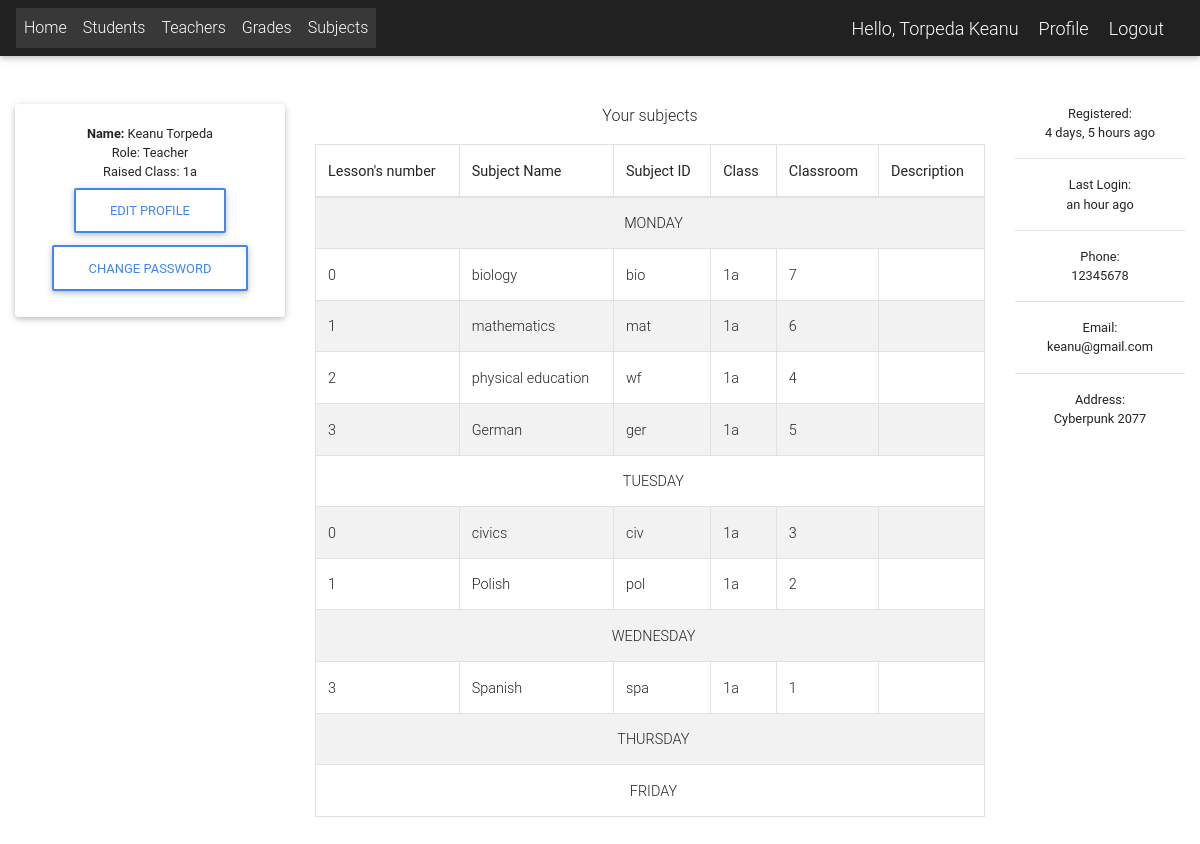
/profile/ (signed in), run on the app's committed database.
### app/models.py (models this page shows, shortened)
class User(AbstractUser):
    is_student = models.BooleanField(default=False)
    is_teacher = models.BooleanField(default=False)
    is_director = models.BooleanField(default=False)
    phone = models.CharField(max_length=60, blank=True, null=True)
    address = models.CharField(max_length=60, blank=True, null=True)
    email = models.EmailField(blank=True, null=True)
    username_validator = ASCIIUsernameValidator()
    def get_full_name(self):
        full_name = self.username
        if self.first_name and self.last_name:
            full_name = self.last_name + " " + self.first_name
        return full_name

class Teacher(models.Model):
    user = models.OneToOneField(User, on_delete=models.CASCADE)

class Class(models.Model):
    year = models.CharField(choices=YEAR, max_length=1, blank=True)
    branch = models.CharField(choices=BRANCH, max_length=1, blank=True)
    session = models.ForeignKey(Session, on_delete=models.SET_NULL, blank=True, null=True)
    supervising_teacher = models.ForeignKey(Teacher, on_delete=models.SET_NULL, blank=True, null=True)
    class Meta:
        verbose_name_plural = 'Classes'

class Subject(models.Model):
    subjectName = models.CharField(choices=SUBJECTS, max_length=200)
    subjectCode = models.CharField(max_length=200, unique=True)
    teacher = models.ForeignKey(Teacher, on_delete=models.SET_NULL, null=True)
    classroom = models.IntegerField(unique=False, null=True)
    description = models.TextField(max_length=200, blank=True)
    day = models.CharField(choices=DAY, max_length=200)
    number = models.CharField(choices=NUMBER, max_length=200)
    session = models.ForeignKey(Session, on_delete=models.SET_NULL, null=True)
    semester = models.CharField(choices=SEMESTER, max_length=200)
    branch = models.CharField(choices=BRANCH, max_length=1, blank=True, null=True)
    year = models.CharField(choices=YEAR, max_length=1, blank=True, null=True)

### app/decorators.py (the view)
    def wrapped_func(request, *args, **kwargs):
        request = is_logged_in(request)
        resp = func(request, *args, **kwargs)
        return resp

### app/utils.py (called while the page is built)
def is_logged_in(request):
    if request.user.is_authenticated:
        return request
    raise PermissionDenied

### app/views.py (called while the page is built)
@login_required
def profile(request):
    person = Adapter(request.user)
    return render(request, 'profile/profile2.html', {'person': person})

    def subjects(self):
        if self.__person.is_teacher:
            return Subject.objects.filter(teacher=self.__person.teacher)
        elif self.__person.is_student:
            return Subject.objects.filter(branch=self.__person.student.students_class).filter(
                year=self.__person.student.year)
        else:
            return User.objects.filter(is_teacher=True)

    def subjects_monday(self):
        return self.subjects().filter(day="Monday").order_by("number")

    def subjects_tuesday(self):
        return self.subjects().filter(day="Tuesday").order_by("number")

    def subjects_wednesday(self):
        return self.subjects().filter(day="Wednesday").order_by("number")

    def subjects_thursday(self):
        return self.subjects().filter(day="Thursday").order_by("number")

    def subjects_friday(self):
        return self.subjects().filter(day="Friday").order_by("number")

    def supervising(self):
        if self.__person.is_student:
            return Class.objects.filter(branch=self.__person.student.students_class).filter(
                year=self.__person.student.year)
        else:
            return Class.objects.filter(supervising_teacher=self.__person.teacher)

    def full_name(self):
        full_name = self.__person.username
        if self.__person.first_name and self.__person.last_name:
            full_name = self.__person.first_name + " " + self.__person.last_name
        return full_name

    def is_from_school(self):
        return self.__person.is_teacher or self.__person.is_student

### templates/profile/profile2.html (shortened to what this page needs)
{% extends 'Links.html' %}
{% load static %}
{% load humanize %}
{% block content %}
    <div class="container-fluid mt-5">
        <div class="row">
            <div class="col-md-3">
                <div class="card">
                    {% if user.is_teacher %}
                        <div class="card-body card-body-cascade text-center">
                            <small class="card-title"><b>Name: </b>{{ person.full_name }}</small><br>
                            <small class="card-title">Role: Teacher </small><br>
                            {% if count != 0 %}
                                <small class="card-title">Raised Class:
                                    {{ person.supervising.0.year }}{{ person.supervising.0.branch }} </small>
                                <br>
                            {% endif %}
                            <a href="{% url 'edit_profile' %}" type="button" class="btn btn-outline-primary">Edit
                                profile</a>
                            <a href="{% url 'change_password' %}" type="button" class="btn btn-outline-primary">Change
                                password</a>
                        </div>
                    {% endif %}
                </div>
            </div>
            {% if person.is_from_school%}
                <div class="col-md-7 text-center">
                    <p>Your subjects</p>
                    <table class="table table-bordered table-striped">
                        <thead>
                        <tr>
                            <th scope="col">Lesson's number</th>
                            <th scope="col">Subject Name</th>
                            <th scope="col">Subject ID</th>
                            {% if request.user.is_teacher %}
                                <th scope="col">Class</th>
                            {% elif request.user.is_student %}
                                <th scope="col">Teacher</th>
                            {% endif %}
                            <th scope="col">Classroom</th>
                            <th scope="col">Description</th>
                        </tr>
                        </thead>
                        <tbody>
                        <tr>
                            <td style="text-align: center" colspan="6">&nbsp; MONDAY</td>
                        </tr>
                        {% for subject in person.subjects_monday %}
                            <tr>
                                <td>{{ subject.number }}</td>
                                <td>{{ subject.subjectName }}</td>
                                <td>{{ subject.subjectCode }}</td>
                                {% if request.user.is_teacher %}
                                    <td>{{ subject.year }}{{ subject.branch }}</td>
                                {% elif request.user.is_student %}
                                    <td> {{ subject.teacher.user.get_full_name }}</td>
                                {% endif %}
                                <td>{{ subject.classroom }}</td>
                                <td>{{ subject.description }}</td>
                            </tr>
                        {% endfor %}
                        <tr>
                            <td style="text-align: center" colspan="6">&nbsp; TUESDAY</td>
                        </tr>
                        {% for subject in person.subjects_tuesday %}
                            <tr>
                                <td>{{ subject.number }}</td>
                                <td>{{ subject.subjectName }}</td>
                                <td>{{ subject.subjectCode }}</td>
                                {% if request.user.is_teacher %}
                                    <td>{{ subject.year }}{{ subject.branch }}</td>
                                {% elif request.user.is_student %}
                                    <td> {{ subject.teacher.user.get_full_name }}</td>
                                {% endif %}
                                <td>{{ subject.classroom }}</td>
                                <td>{{ subject.description }}</td>
                            </tr>
                        {% endfor %}
                        <tr>
                            <td style="text-align: center" colspan="6">&nbsp; WEDNESDAY</td>
                        </tr>
                        {% for subject in person.subjects_wednesday %}
                            <tr>
                                <td>{{ subject.number }}</td>
                                <td>{{ subject.subjectName }}</td>
                                <td>{{ subject.subjectCode }}</td>
                                {% if request.user.is_teacher %}
                                    <td>{{ subject.year }}{{ subject.branch }}</td>
                                {% elif request.user.is_student %}
                                    <td> {{ subject.teacher.user.get_full_name }}</td>
                                {% endif %}
                                <td>{{ subject.classroom }}</td>
                                <td>{{ subject.description }}</td>
                            </tr>
                        {% endfor %}
                        <tr>
                            <td style="text-align: center" colspan="6">&nbsp; THURSDAY</td>
                        </tr>
                        <tr>
                            <td style="text-align: center" colspan="6">&nbsp; FRIDAY</td>
                        </tr>
                        </tbody>
                    </table>
                </div>
            {% endif %}
            <div class="col-md-2 text-center">
                <small> Registered:<br>
                    {{ user.date_joined|naturaltime }}
                </small>
                <hr/>
                <small> Last Login:<br>
                    {% if user.last_login == None %}
                        Never
                    {% else %}
                        {{ user.last_login|naturaltime }}
                    {% endif %}
                </small>
                <hr/>
                <small> Phone:<br>
                    {% if user.phone %}{{ user.phone }}{% endif %}
                </small>
                <hr/>
                <small> Email:<br>
                    {{ user.email }}
                </small>
                <hr/>
                <small> Address:<br>
                    {{ user.address }}
                </small>
            </div>
        </div>
    </div>
{% endblock %}

### templates/navbar.html (shortened to what this page needs)
{% load static %}
<nav class="navbar navbar-expand-lg navbar-dark bg-dark">
    <div class="collapse navbar-collapse" id="navbarNav">
        {% if request.user.is_authenticated %}
            <ul class="navbar-nav">
                <li class="nav-item active">
                    <a class="nav-link" href="{% url 'home' %}">Home</a>
                </li>
                <li class="nav-item active">
                    <a class="nav-link" href="{% url 'student_list' %}">Students</a>
                </li>
                <li class="nav-item active">
                    <a class="nav-link" href="{% url 'teacher_list' %}">Teachers</a>
                </li>
                <li class="nav-item active">
                    <a class="nav-link" href="{% url 'grades_list' %}">Grades</a>
                </li>
                <li class="nav-item active">
                    <a class="nav-link" href="{% url 'subject_list' %}">Subjects</a>
            </ul>
            </div>
            <span class="greet">Hello, {{ request.user.get_full_name }}</span>
            <span><a class="greet" href="{% url 'profile' %}">Profile</a></span>
            <span><a class="greet" href="{% url 'logout' %}">Logout</a></span>
        {% endif %}
</nav>

### templates/navbar.html (style rules this page uses)
.greet { font-size: 18px; color: #fff; margin-right: 20px; }

### data on the page
User: user.get_full_name "Torpeda Keanu", full_name "Keanu Torpeda", supervising.0.year "1", supervising.0.branch "a", date_joined "4 days, 5 hours ago", last_login "an hour ago", phone "12345678", email "keanu@gmail.com", address "Cyberpunk 2077"
Subject: number "0", subjectName "biology", subjectCode "bio", year "1", branch "a", classroom "7"
Subject: number "1", subjectName "mathematics", subjectCode "mat", year "1", branch "a", classroom "6"
Subject: number "2", subjectName "physical education", subjectCode "wf", year "1", branch "a", classroom "4"
Subject: number "3", subjectName "German", subjectCode "ger", year "1", branch "a", classroom "5"
Subject: number "0", subjectName "civics", subjectCode "civ", year "1", branch "a", classroom "3"
Subject: number "1", subjectName "Polish", subjectCode "pol", year "1", branch "a", classroom "2"
Subject: number "3", subjectName "Spanish", subjectCode "spa", year "1", branch "a", classroom "1"
